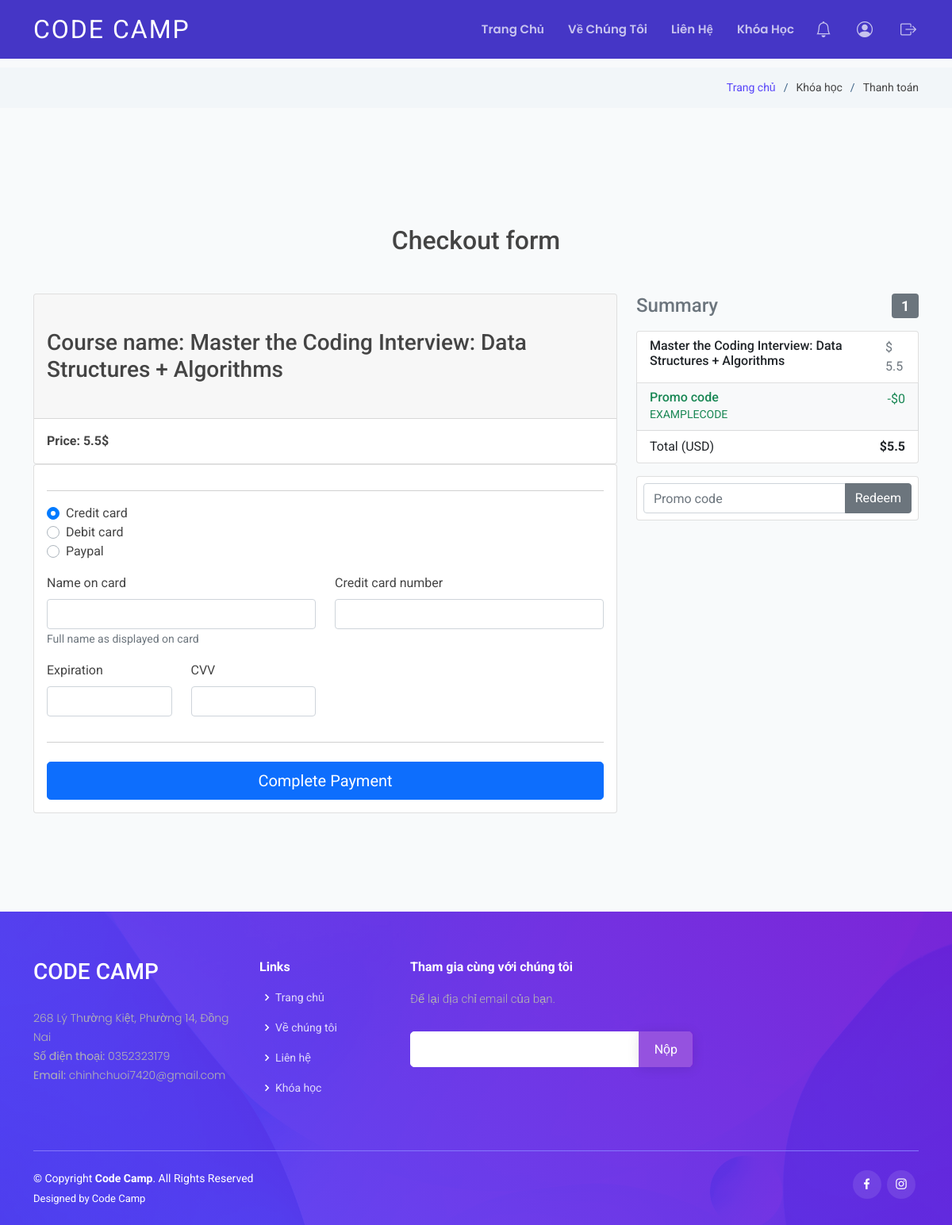
Page /Pay?id=3 (signed in) on the committed database.
### tables this page shows
CREATE TABLE `course` (
  `id` int(11) NOT NULL,
  `name` varchar(255) NOT NULL,
  `img` text NOT NULL,
  `author` varchar(255) NOT NULL,
  `price` float NOT NULL,
  `rating` float NOT NULL,
  `category` varchar(255) NOT NULL,
  `content` text NOT NULL,
  `num_users` int(11) NOT NULL
);

CREATE TABLE `contact` (
  `id` int(11) NOT NULL,
  `address` varchar(255) NOT NULL,
  `email` varchar(255) NOT NULL,
  `phonenumber` varchar(255) NOT NULL
);

### mvc/core/Controller.php (called while the page is built, shortened)
<?php
class Controller{
    public function view($view, $data=[]){
        require_once "./mvc/views/".$view.".php";
    }
}
?>

### mvc/controllers/Pay.php (called while the page is built, shortened)
<?php
class Pay extends Controller{
    public $payModel;
    public function __construct(){
        $this->payModel = $this->model("payModel");
    }
    function SayHi(){
        $username="";
        if(isset($_SESSION['username'])){
            $username = $_SESSION['username'];
        }
        if(isset($_GET['id'])){
            $courseid=$_GET['id'];
            $user_id=$this->payModel->getUserid($username);
            $this->payModel->getCourse($courseid);
        }
        $this->view("header_footer",[
            "Page"=>"pay",
            "username"=>$username,
            "userid"=>$user_id,
            "courseid"=>$courseid,
            "isHome"=>false,
            "course"=>$this->payModel->course,
        ]);
    }
}
?>

### mvc/core/App.php (called while the page is built, shortened)
<?php
class App{
    protected $action="SayHi";
    function __construct(){
        $arr=$this->UrlProcess();
        if( file_exists("./mvc/controllers/".$arr[0].".php") ){
            unset($arr[0]);
        }
        $this->controller = new $this->controller;
        $this->params = $arr?array_values($arr):[];
        call_user_func_array([$this->controller, $this->action], $this->params );
    }
    function UrlProcess(){
        if( isset($_GET["url"]) ){
            return explode("/", filter_var(trim($_GET["url"], "/")));
        }
    }
}
?>

### index.php (called while the page is built, shortened)
<?php
$myApp = new App();
?>

### mvc/core/DB.php (called while the page is built, shortened)
<?php
class DB{
    public $serverName="localhost";
    public $userName="root";
    public $dbPassword="";
    public $dbname="assignmentuser";
    function __construct(){
        $this->conn=mysqli_connect($this->serverName,$this->userName,$this->dbPassword,$this->dbname);
    }
}
?>

### mvc/models/payModel.php (called while the page is built, shortened)
<?php
    class payModel extends DB{
        public function getCourse($idGet){
            $id= mysqli_real_escape_string($this->conn,$idGet);
            $sql= "SELECT * FROM course WHERE id= '$id'";
            $result= mysqli_query(	$this->conn,$sql);
        }
        public function getUserid($username){
            $search_string = "SELECT * FROM users WHERE username = '".$username."'";
            $query = mysqli_query($this->conn, $search_string);
            $user_row = mysqli_fetch_assoc($query);
            return $user_row['id'];
        }
    }
?>

### mvc/views/pages/pay.php (the view, shortened to what this page needs)
<main id="main">
    <section class="breadcrumbs">
        <div class="container">
        <div class="d-flex justify-content-between align-items-center">
            <ol>
            <li><a href="index.html">Trang chủ</a></li>
            <li>Khóa học</li>
            <li>Thanh toán</li>
            </ol>
        </div>
        </div>
    </section>
    <section>
    <div class="container wow fadeIn">
    <h2 class="my-5 h2 text-center">Checkout form</h2>
    <div class="row">
    <div class="col-md-8 mb-4">
        <div class="card">
            <div class="card-header">
                <h3>
                Course name: <?php echo htmlspecialchars($data['course']['name'])?>
                </h3>
            </div>
            <div class="card-body">
                <strong>
                Price: <?php echo htmlspecialchars($data['course']['price'])?>$
                </strong>
            </div>
        </div>
        <div class="card">
            <form class="card-body" action="./Pay/repair" method="POST">
                <hr>
                <div class="d-block my-3">
                    <div class="custom-control custom-radio">
                        <label class="custom-control-label" for="credit">Credit card</label>
                    </div>
                    <div class="custom-control custom-radio">
                        <label class="custom-control-label" for="debit">Debit card</label>
                    </div>
                    <div class="custom-control custom-radio">
                        <label class="custom-control-label" for="paypal">Paypal</label>
                    </div>
                </div>
                <div class="row">
                    <div class="col-md-6 mb-3">
                        <label for="cc-name">Name on card</label>
                        <input type="text" class="form-control" id="cc-name" placeholder="" required>
                        <small class="text-muted">Full name as displayed on card</small>
                    </div>
                    <div class="col-md-6 mb-3">
                        <label for="cc-number">Credit card number</label>
                        <input type="text" class="form-control" id="cc-number" name="number-card" placeholder="" required>
                    </div>
                </div>
                <div class="row">
                    <div class="col-md-3 mb-3">
                        <label for="cc-expiration">Expiration</label>
                        <input type="text" class="form-control" id="cc-expiration" placeholder="" required>
                    </div>
                    <div class="col-md-3 mb-3">
                        <label for="cc-expiration">CVV</label>
                        <input type="text" class="form-control" id="cc-cvv" placeholder="" required>
                    </div>
                </div>
                <hr class="mb-4">
                <button class="btn btn-primary btn-lg btn-block"  type="Submit">Complete Payment</button>
            </form>
        </div>
    </div>
    <div class="col-md-4 mb-4">
        <h4 class="d-flex justify-content-between align-items-center mb-3">
            <span class="text-muted">Summary</span>
            <span class="badge badge-secondary badge-pill">1</span>
        </h4>
        <ul class="list-group mb-3 z-depth-1">
            <li class="list-group-item d-flex justify-content-between lh-condensed">
                <div>
                    <h6 class="my-0">
                        <?php echo htmlspecialchars($data['course']['name'])?>
                    </h6>
                </div>
                <span class="text-muted">$ <?php echo htmlspecialchars($data['course']['price'])?> </span>
            </li>
            <li class="list-group-item d-flex justify-content-between bg-light">
                <div class="text-success">
                    <h6 class="my-0">Promo code</h6>
                    <small>EXAMPLECODE</small>
                </div>
                <span class="text-success">-$0</span>
            </li>
            <li class="list-group-item d-flex justify-content-between">
                <span>Total (USD)</span>
                <strong>$<?php echo htmlspecialchars($data['course']['price'])?></strong>
            </li>
        </ul>
        <form class="card p-2">
            <div class="input-group">
                <input type="text" class="form-control" placeholder="Promo code" aria-label="Recipient's username" aria-describedby="basic-addon2">
                <div class="input-group-append">
                    <button class="btn btn-secondary btn-md waves-effect m-0" type="button">Redeem</button>
                </div>
            </div>
        </form>
    </div>
    </div>
    </div>
  </section>
</main>

### mvc/views/header_footer.php (shortened to what this page needs)
<!DOCTYPE html>
<html lang="en">
<head>
<link rel="stylesheet" href="https://cdn.jsdelivr.net/npm/bootstrap-icons@1.3.0/font/bootstrap-icons.css" />
<link rel="stylesheet" href="https://cdnjs.cloudflare.com/ajax/libs/font-awesome/6.0.0-beta2/css/all.min.css">
  <link rel="stylesheet" href="https://cdnjs.cloudflare.com/ajax/libs/font-awesome/5.15.1/css/all.min.css" />
    <link rel="stylesheet" href="https://maxcdn.bootstrapcdn.com/font-awesome/4.4.0/css/font-awesome.min.css" />
<link rel="stylesheet" href="https://stackpath.bootstrapcdn.com/bootstrap/4.4.1/css/bootstrap.min.css">
<link href= "<?php echo BASEPATH;?>public/assets/vendor/bootstrap/css/bootstrap.min.css" rel="stylesheet">
<link href="<?php echo BASEPATH;?>public/assets/vendor/bootstrap-icons/bootstrap-icons.css" rel="stylesheet">
<link href="<?php echo BASEPATH;?>public/assets/vendor/boxicons/css/boxicons.min.css" rel="stylesheet">
<link href="<?php echo BASEPATH;?>public/assets/vendor/swiper/swiper-bundle.min.css" rel="stylesheet">
<link rel="stylesheet" href="https://cdnjs.cloudflare.com/ajax/libs/font-awesome/6.0.0-beta2/css/all.min.css">
<link rel="stylesheet" href="<?php echo BASEPATH;?>public/assets/fonts/icomoon/style.css">
<link href="<?php echo BASEPATH;?>public/assets/css/style.css" rel="stylesheet" type="text/css">
</head>
<body>
<header id="header" class="fixed-top <?php echo $data['isHome']? "":"header-inner-pages"; ?>">
    <div class="container d-flex align-items-center justify-content-between">
      <h1 class="logo"><a href="<?php echo BASEPATH;?>Home">CODE CAMP</a></h1>
      <nav id="navbar" class="navbar">
        <ul>
          <li><a class="nav-link scrollto " href="Home">Trang Chủ</a></li>
          <li><a class="nav-link scrollto" href="Home#about">Về Chúng Tôi</a></li>
          <li><a class="nav-link scrollto" href="Home#contact">Liên Hệ</a></li>
          <li><a href="Course"><span>Khóa Học</span></a></li>
          <?php
          if($data['username']!=""){
            echo '
                <li><i class="bi bi-bell scrollto user"></i></li>
                <li class="dropdown">
                    <a href=" '.BASEPATH.'Info" ><i class="bi bi-person-circle scrollto user "></i></a>
                    <ul>
                        <li><a href="'.BASEPATH.'UpdateInfo">Thay đổi thông tin</a></li>
                    </ul>
                </li>
                <li>
                    <a href="'.BASEPATH.'Logout">
                        <i class="bi bi-box-arrow-right scrollto user">
                        </i>
                    </a>
                </li>
                </ul>';
          }
          else{
            echo '
            <li><a class="getstarted scrollto" href="'.BASEPATH.'Login">Đăng Nhập</a></li>
            <li><a class="getstarted scrollto" href="'.BASEPATH.'Signup">Đăng Ký</a></li>
            ';
          }
    ?>
      </nav>
    </div>
  </header>
<?php require_once "./mvc/views/pages/".$data['Page'].".php";?>
<footer id="footer">
<div class="footer-top">
<div class="container">
<div class="row">
<?php
    require_once "./mvc/core/DB.php";
    $db=new DB();
    $sql = "SELECT * FROM contact WHERE id=1";
    $res=mysqli_query($db->conn,$sql);
    $result=mysqli_fetch_assoc($res);
?>
  <div class="col-lg-3 col-md-6 footer-contact">
    <h3>Code Camp</h3>
    <p>
      <?php echo $result['address'] ?><br>
      <strong>Số điện thoại: </strong><?php echo $result['phonenumber'] ?><br>
      <strong>Email: </strong> <?php echo $result['email'] ?><br>
    </p>
  </div>
  <div class="col-lg-2 col-md-6 footer-links">
    <h4>Links</h4>
    <ul>
      <li><i class="bx bx-chevron-right"></i> <a href="<?php echo BASEPATH;?>Home">Trang chủ</a></li>
      <li><i class="bx bx-chevron-right"></i> <a href="<?php echo BASEPATH;?>Home#about">Về chúng tôi</a></li>
      <li><i class="bx bx-chevron-right"></i> <a href="<?php echo BASEPATH;?>Home#contact">Liên hệ</a></li>
      <li><i class="bx bx-chevron-right"></i> <a href="<?php echo BASEPATH;?>Course">Khóa học</a></li>
    </ul>
  </div>
  <div class="col-lg-4 col-md-6 footer-newsletter">
    <h4>Tham gia cùng với chúng tôi</h4>
    <p>Để lại địa chỉ email của bạn.</p>
    <form action="" method="post">
      <input type="email" name="email"><input type="submit" value="Nộp">
    </form>
  </div>
</div>
</div>
</div>
<div class="container">
<div class="copyright-wrap d-md-flex py-4">
<div class="me-md-auto text-center text-md-start">
  <div class="copyright">
    &copy; Copyright <strong><span>Code Camp</span></strong>. All Rights Reserved
  </div>
  <div class="credits">
    Designed by <a href="<?php echo BASEPATH;?>Home">Code Camp</a>
  </div>
</div>
<div class="social-links text-center text-md-right pt-3 pt-md-0">
  <a href="#" class="facebook"><i class="bx bxl-facebook"></i></a>
  <a href="#" class="instagram"><i class="bx bxl-instagram"></i></a>
</div>
</div>
</div>
</footer>
</body>
</html>

### rows in the picture
course: name "Master the Coding Interview: Data Structures + Algorithms", price "5.5"
contact: address "268 Lý Thường Kiệt, Phường 14, Đồng Nai", phonenumber "0352323179", email "chinhchuoi7420@gmail.com"
